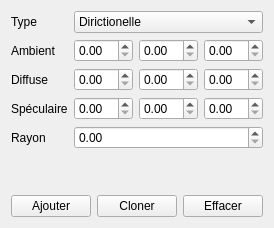
          <widget class="QWidget" name="tab_2">
           <attribute name="title">
            <string>Lumier</string>
           </attribute>
           <layout class="QVBoxLayout" name="verticalLayout_5">
            <item>
             <widget class="QWidget" name="widget_4" native="true">
              <layout class="QFormLayout" name="formLayout_4">
               <property name="fieldGrowthPolicy">
                <enum>QFormLayout::AllNonFixedFieldsGrow</enum>
               </property>
               <property name="margin">
                <number>0</number>
               </property>
               <item row="0" column="0">
                <widget class="QLabel" name="label_7">
                 <property name="text">
                  <string>Type</string>
                 </property>
                </widget>
               </item>
               <item row="0" column="1">
                <widget class="QComboBox" name="node_light_type">
                 <item>
                  <property name="text">
                   <string>Dirictionelle</string>
                  </property>
                 </item>
                 <item>
                  <property name="text">
                   <string>Ponctuelle</string>
                  </property>
                 </item>
                </widget>
               </item>
               <item row="1" column="0">
                <widget class="QLabel" name="label_8">
                 <property name="text">
                  <string>Ambient</string>
                 </property>
                </widget>
               </item>
               <item row="1" column="1">
                <layout class="QHBoxLayout" name="horizontalLayout_19">
                 <item>
                  <widget class="QDoubleSpinBox" name="node_light_ambiant_x">
                   <property name="maximum">
                    <double>1.000000000000000</double>
                   </property>
                   <property name="singleStep">
                    <double>0.100000000000000</double>
                   </property>
                  </widget>
                 </item>
                 <item>
                  <widget class="QDoubleSpinBox" name="node_light_ambiant_y">
                   <property name="maximum">
                    <double>1.000000000000000</double>
                   </property>
                   <property name="singleStep">
                    <double>0.100000000000000</double>
                   </property>
                  </widget>
                 </item>
                 <item>
                  <widget class="QDoubleSpinBox" name="node_light_ambiant_z">
                   <property name="maximum">
                    <double>1.000000000000000</double>
                   </property>
                   <property name="singleStep">
                    <double>0.100000000000000</double>
                   </property>
                  </widget>
                 </item>
                </layout>
               </item>
               <item row="2" column="0">
                <widget class="QLabel" name="label_9">
                 <property name="text">
                  <string>Diffuse</string>
                 </property>
                </widget>
               </item>
               <item row="2" column="1">
                <layout class="QHBoxLayout" name="horizontalLayout_20">
                 <item>
                  <widget class="QDoubleSpinBox" name="node_light_diffuse_x">
                   <property name="maximum">
                    <double>1.000000000000000</double>
                   </property>
                   <property name="singleStep">
                    <double>0.100000000000000</double>
                   </property>
                  </widget>
                 </item>
                 <item>
                  <widget class="QDoubleSpinBox" name="node_light_diffuse_y">
                   <property name="maximum">
                    <double>1.000000000000000</double>
                   </property>
                   <property name="singleStep">
                    <double>0.100000000000000</double>
                   </property>
                  </widget>
                 </item>
                 <item>
                  <widget class="QDoubleSpinBox" name="node_light_diffuse_z">
                   <property name="maximum">
                    <double>1.000000000000000</double>
                   </property>
                   <property name="singleStep">
                    <double>0.100000000000000</double>
                   </property>
                  </widget>
                 </item>
                </layout>
               </item>
               <item row="3" column="0">
                <widget class="QLabel" name="label_10">
                 <property name="text">
                  <string>Spéculaire</string>
                 </property>
                </widget>
               </item>
               <item row="3" column="1">
                <layout class="QHBoxLayout" name="horizontalLayout_21">
                 <item>
                  <widget class="QDoubleSpinBox" name="node_light_specular_x">
                   <property name="maximum">
                    <double>1.000000000000000</double>
                   </property>
                   <property name="singleStep">
                    <double>0.100000000000000</double>
                   </property>
                  </widget>
                 </item>
                 <item>
                  <widget class="QDoubleSpinBox" name="node_light_specular_y">
                   <property name="maximum">
                    <double>1.000000000000000</double>
                   </property>
                   <property name="singleStep">
                    <double>0.100000000000000</double>
                   </property>
                  </widget>
                 </item>
                 <item>
                  <widget class="QDoubleSpinBox" name="node_light_specular_z">
                   <property name="maximum">
                    <double>1.000000000000000</double>
                   </property>
                   <property name="singleStep">
                    <double>0.100000000000000</double>
                   </property>
                  </widget>
                 </item>
                </layout>
               </item>
               <item row="4" column="0">
                <widget class="QLabel" name="label_11">
                 <property name="text">
                  <string>Rayon</string>
                 </property>
                </widget>
               </item>
               <item row="4" column="1">
                <widget class="QDoubleSpinBox" name="node_light_radius">
                 <property name="maximum">
                  <double>64.000000000000000</double>
                 </property>
                </widget>
               </item>
              </layout>
             </widget>
            </item>
            <item>
             <spacer name="verticalSpacer">
              <property name="orientation">
               <enum>Qt::Vertical</enum>
              </property>
              <property name="sizeHint" stdset="0">
               <size>
                <width>20</width>
                <height>40</height>
               </size>
              </property>
             </spacer>
            </item>
            <item>
             <layout class="QHBoxLayout" name="horizontalLayout_26">
              <item>
               <widget class="QPushButton" name="node_light_add">
                <property name="text">
                 <string>Ajouter</string>
                </property>
                <property name="icon">
                 <iconset resource="ressource.qrc">
                  <normaloff>:/Icons/icons/add.png</normaloff>:/Icons/icons/add.png</iconset>
                </property>
               </widget>
              </item>
              <item>
               <widget class="QPushButton" name="node_light_clone">
                <property name="text">
                 <string>Cloner</string>
                </property>
                <property name="icon">
                 <iconset resource="ressource.qrc">
                  <normaloff>:/Icons/icons/page_copy.png</normaloff>:/Icons/icons/page_copy.png</iconset>
                </property>
               </widget>
              </item>
              <item>
               <widget class="QPushButton" name="node_light_del">
                <property name="text">
                 <string>Effacer</string>
                </property>
                <property name="icon">
                 <iconset resource="ressource.qrc">
                  <normaloff>:/Icons/icons/cross.png</normaloff>:/Icons/icons/cross.png</iconset>
                </property>
               </widget>
              </item>
             </layout>
            </item>
           </layout>
          </widget>
